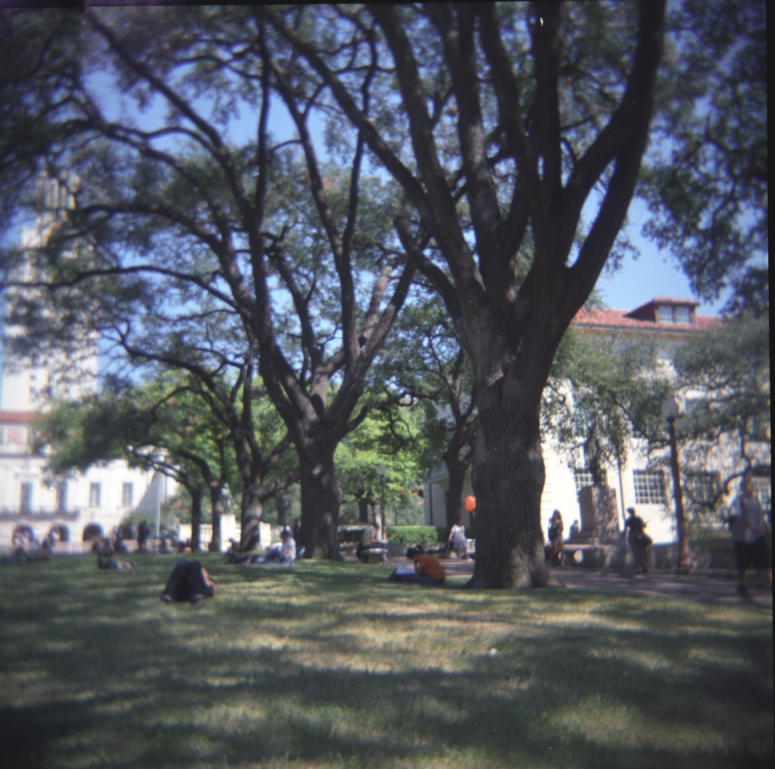
%> input picture inputSeamCarvingMall.jpg, 775 x 769 px
$ octave --eval "result = energy_img(imread('inputSeamCarvingMall.jpg'));"   (GNU Octave 9; MATLAB toolbox functions it lacks are replaced by stand-ins)
%> lines starting %> are read from the running program, lines starting %| are printed output that depends on the picture
function energy = energy_img(img)
    % Convert the image to grey-scaled
    grey_scaled = im2double(rgb2gray(img));
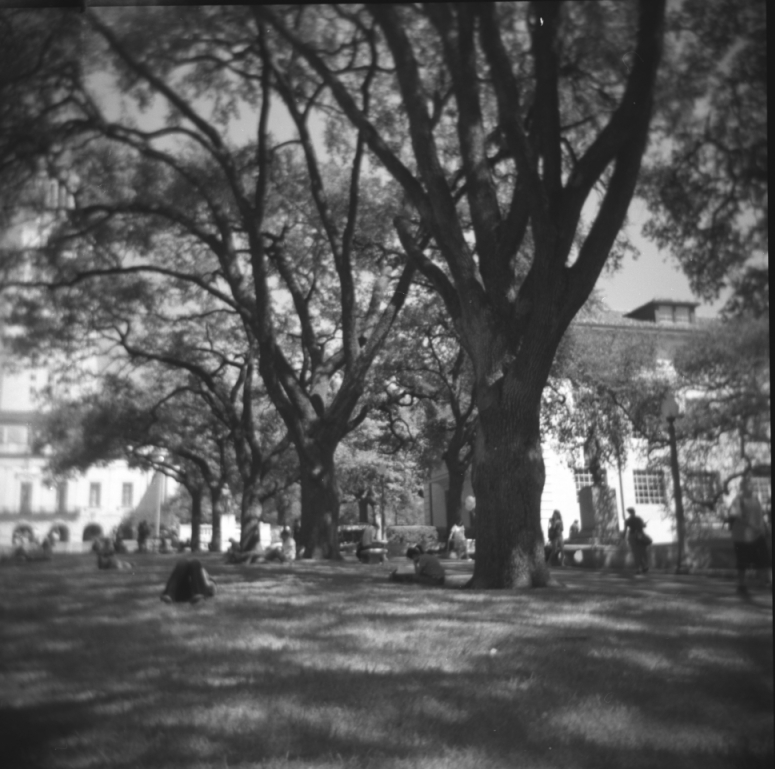
%> grey_scaled: size 769x775 double; min 0.0784, max 1, mean 0.345
    [Gx,Gy] = imgradientxy(grey_scaled);
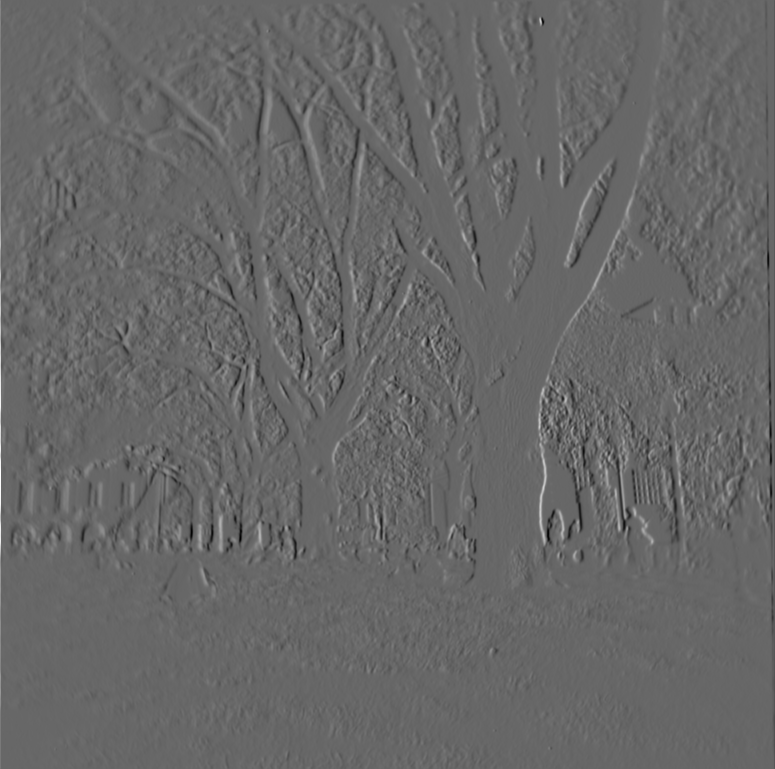
%> Gx: size 769x775 double; min -2.52, max 3.69, mean -0.00148; drawn with min black and max white
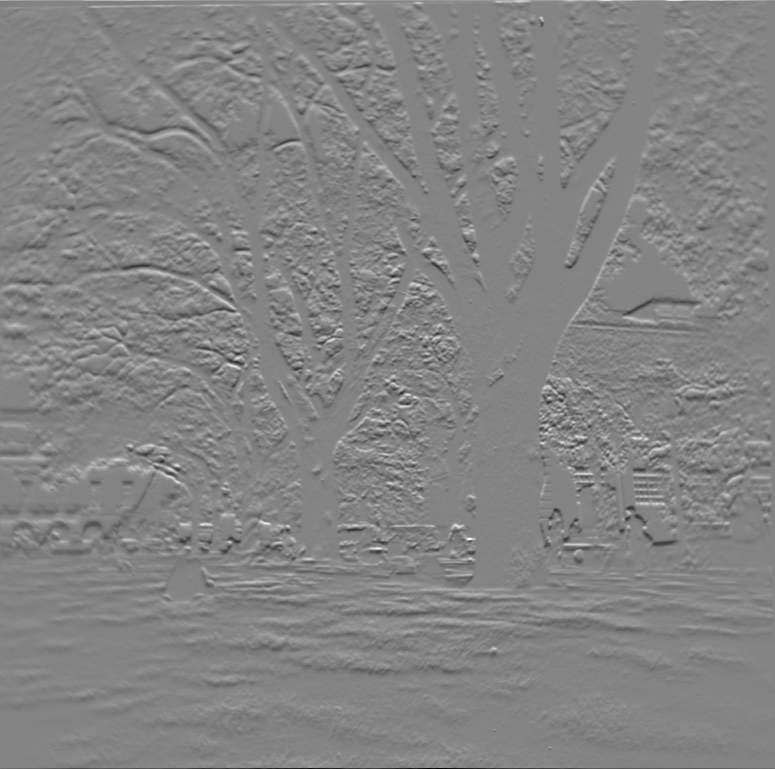
%> Gy: size 769x775 double; min -2.37, max 2.22, mean 0.000756; drawn with min black and max white
    energy = sqrt(Gx.^2 + Gy.^2);
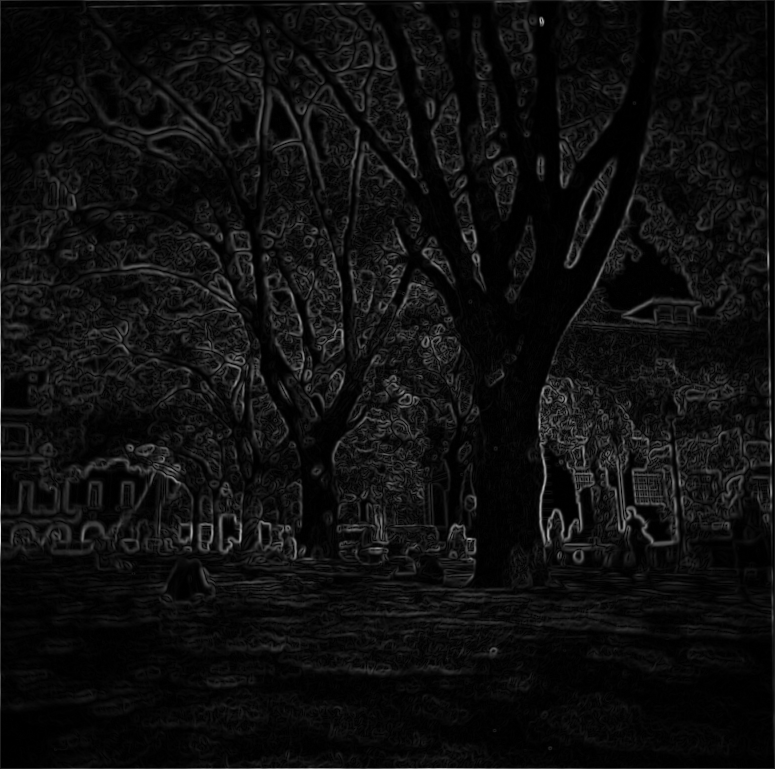
%> energy: size 769x775 double; min 0, max 3.69, mean 0.217; drawn with min black and max white
end
